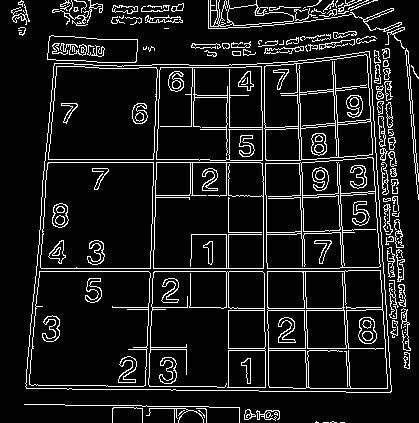

Source code (Python):
import numpy as np
import cv2 as cv
from matplotlib import pyplot as plt


img = cv.imread('input.jpg', cv.IMREAD_GRAYSCALE)
assert img is not None, "file could not be read, check with os.path.exists()"
edges = cv.Canny(img,100,200)

cv.imwrite("EdgeDetection.png", edges)


plt.subplot(121),plt.imshow(img,cmap = 'gray')
plt.title('Original Image'), plt.xticks([]), plt.yticks([])
plt.subplot(122),plt.imshow(edges,cmap = 'gray')
plt.title('Edge Image'), plt.xticks([]), plt.yticks([])
plt.show()
